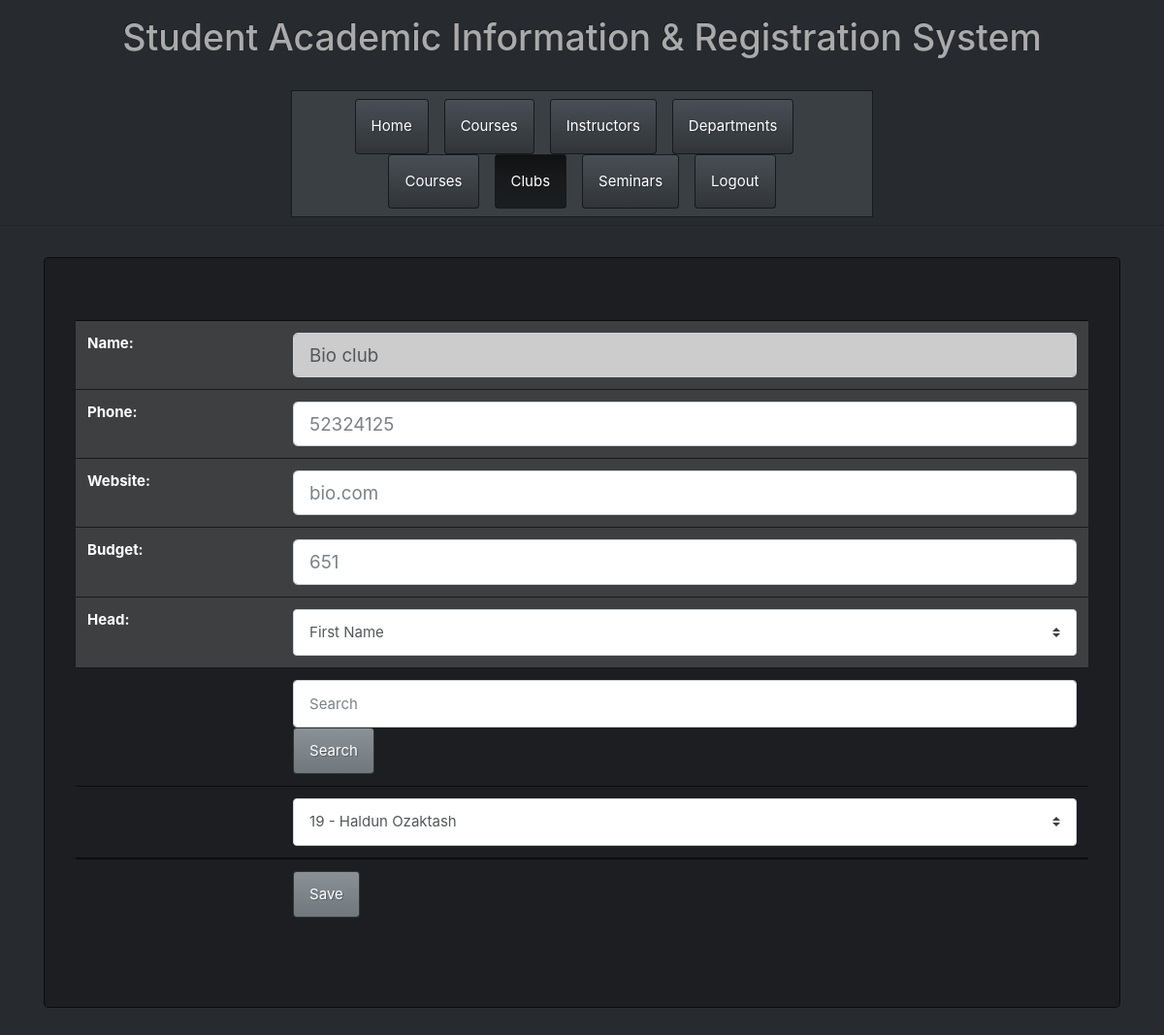
The app's page /html/Admin/Edit_Club_Details.php?name=Bio club (signed in) with its own data.
### tables this page shows
CREATE TABLE `Club` (
  `name` varchar(64) NOT NULL,
  `phone` varchar(32) DEFAULT NULL,
  `website` varchar(32) DEFAULT NULL,
  `budget` int(64) DEFAULT NULL,
  `head_ID` int(64) DEFAULT NULL
);

CREATE TABLE `Person` (
  `person_ID` int(64) NOT NULL,
  `first_name` varchar(32) NOT NULL,
  `last_name` varchar(32) NOT NULL,
  `hash_password` varchar(32) NOT NULL,
  `login_status` enum('On','Off') DEFAULT NULL,
  `phone` varchar(32) DEFAULT NULL,
  `email` varchar(32) DEFAULT NULL,
  `gender` enum('Male','Female','Other') DEFAULT NULL,
  `address` varchar(64) DEFAULT NULL
);

### html/Admin/Edit_Club_Details.php (the view, shortened to what this page needs)
<?php
if (isset($_SESSION['person_ID'])){
  require "../../php/config.php";
  if(isset($_GET['name'])) {
    $name = $_GET['name'];
  }
  else if(isset($_POST['name'])) {
    $name = $_POST['name'];
  }
  if(isset($_GET['search'])) {
    $searchVar = $_GET['searchVar'];
    $criteria = $_GET['criteria'];
    $connection = new PDO($dsn, $username, $password, $options);
    $instructors = array();
    if($criteria == 'First Name') {
      $sql = "SELECT I.instructor_ID, P.first_name, P.last_name FROM Instructor I, Person P WHERE I.instructor_ID = P.person_ID AND P.first_name LIKE CONCAT('%', :searchVar, '%')";
      $statement = $connection->prepare($sql);
      $statement->bindParam(':searchVar', $searchVar, PDO::PARAM_STR);
      $statement->execute();
      $result = $statement->fetchAll();
      foreach($result as $item) {
        array_push($instructors, $item[0]." - ".$item[1]." ".$item[2]);
      }
    }
    else if($criteria == 'lastName') {
      $sql = "SELECT I.instructor_ID, P.first_name, P.last_name FROM Instructor I, Person P WHERE I.instructor_ID = P.person_ID AND P.last_name LIKE CONCAT('%', :searchVar, '%')";
      $statement = $connection->prepare($sql);
      $statement->bindParam(':searchVar', $searchVar, PDO::PARAM_STR);
      $statement->execute();
      $result = $statement->fetchAll();
      foreach($result as $item) {
        array_push($instructors, $item[0]." - ".$item[1]." ".$item[2]);
      }
    }
    else if($criteria == 'id') {
      $sql = "SELECT I.instructor_ID, P.first_name, P.last_name FROM Instructor I, Person P WHERE I.instructor_ID = P.person_ID AND P.person_ID = :searchVar";
      $statement = $connection->prepare($sql);
      $statement->bindParam(':searchVar', $searchVar, PDO::PARAM_INT);
      $statement->execute();
      $result = $statement->fetchAll();
      foreach($result as $item) {
        array_push($instructors, $item[0]." - ".$item[1]." ".$item[2]);
      }
    }
    $instructorsValue = base64_encode(serialize($instructors));
    $data = array('instructors' => $instructorsValue);
    $options = array(
      'http' => array(
          'header'  => "Content-type: application/x-www-form-urlencoded\r\n",
          'method'  => 'POST',
          'content' => http_build_query($data)
      )
    );
    $context  = stream_context_create($options);
    $result = file_get_contents("Edit_Club_Details.php", false, $context);
  }
  else{
  try {
    $sql = "SELECT I.instructor_ID, P.first_name, P.last_name FROM Instructor I,  Person P WHERE I.instructor_ID = P.person_ID";
  } catch(PDOException $error) {
      echo $sql . "<br>" . $error->getMessage();
  }
  }
  try {
    $connection = new PDO($dsn, $username, $password, $options);
    $sql = "SELECT C.name, C.phone, C.website, C.budget, C.head_ID, P.first_name, P.last_name FROM Club C, Person P WHERE C.name = :name AND C.head_ID = P.person_ID;";
    $statement = $connection->prepare($sql);
    $statement->bindParam(":name", $name, PDO::PARAM_STR);
    $statement->execute();
    $result = $statement->fetchAll();
    $phone = $result[0][1];
    $website = $result[0][2];
    $budget = $result[0][3];
    $instructor_ID = $result[0][4];
    $instructor_first_name = $result[0][5];
    $instructor_last_name = $result[0][6];
    $instructor = $instructor_ID." - ".$instructor_first_name." ".$instructor_last_name;
  } catch(PDOException $error) {
      echo $sql . "<br>" . $error->getMessage();
  }
}else{
  header("Location: http://localhost/html/Login/Login_as_Admin.php");
    exit();
}
?>
<!DOCTYPE html>
<html lang="en">
  <head>
    <link href="../../css/bootstrap.min.css" rel="stylesheet" />
    <link rel="stylesheet" href="../../css/style.css" />
    <link rel="stylesheet" href="https://use.fontawesome.com/releases/v5.7.0/css/all.css">
  </head>
  <body>
    <h1 class='text-center pb-4 pt-3'>Student Academic Information & Registration System</h1>
    <nav class="navbar sticky-top justify-content-center navbar-expand-lg navbar-dark bg-primary pt-2 pb-2 mx-auto" style="width: 50%;">
      <ul class="nav justify-content-center nav-pills ">
        <li class="nav-item pr-3">
          <a class="nav-link" href="Home.php">Home</a>
        </li>
        <li class="nav-item pr-3">
          <a class="nav-link" href="Students.php">Courses</a>
        </li>
        <li class="nav-item pr-3">
          <a class="nav-link" href="Instructors.php">Instructors</a>
        </li>
        <li class="nav-item pr-3">
          <a class="nav-link" href="Departments.php">Departments</a>
        </li>
        <li class="nav-item pr-3">
          <a class="nav-link" href="Courses.php">Courses</a>
        </li>
        <li class="nav-item pr-3">
          <a class="nav-link active" href="Clubs.php">Clubs</a>
        </li>
        <li class="nav-item pr-3">
          <a class="nav-link" href="Seminars.php">Seminars</a>
        </li>
        <li class="nav-item">
          <a class="nav-link" href="../../php/logout.inc.php">Logout</a>
        </li>
      </ul>
    </nav>
    <div class="dropdown-divider pt-4"></div>
    <div class="container">
      <div class="jumbotron">
      <form method="GET">
          <table class="table table-hovertext-center">
            <tbody>
              <tr class="table-active">
                <th>Name:</th>
                <th><input type="text" class="form-control form-control-lg" value="<?php echo $name; ?>" name="name" readonly=""></th>
              </tr>
              <tr class="table-active">
                <th>Phone:</th>
                <th><input type="text" class="form-control form-control-lg" placeholder="<?php echo $phone; ?>" name="phone"></th>
              </tr>
              <tr class="table-active">
                <th>Website:</th>
                <th><input type="text" class="form-control form-control-lg" placeholder="<?php echo $website; ?>" name="website"></th>
              </tr>
              <tr class="table-active">
                <th>Budget:</th>
                <th><input type="text" class="form-control form-control-lg" placeholder="<?php echo $budget; ?>" name="budget"></th>
              </tr>
	    <tr class="table-active">
                <th>Head:</th>
                <th><select name="criteria" class="custom-select">
                <option selected="firstName">First Name</option>
                </select></th></tr>
                <tr><th></th><th><form method="GET" class="form-inline my-2 my-lg-0">
                        <input class="form-control mr-sm-2" type="text" name="searchVar" placeholder="Search">
                        <button class="btn btn-secondary my-2 my-sm-0" name="search" type="submit">Search</button>
                   </form> </th> </tr>
                <tr><th></th><th><select id="instdrop" name="instructor" class="custom-select">
                   <option selected="<?php echo $instructor ?>"><?php echo $instructor ?></option>
                </select> </th>
	   </tr>
	   </tbody>
	   <tr> <th></th><th>
                        <button class="btn btn-secondary my-2 my-sm-0" name="save" type="submit">Save</button>
	</th></tr>
	</table>
      </form>
     </div>
    </div>
  </body>
</html>

### records on screen
club: phone "52324125", website "bio.com", budget "651", instructor "19 - Haldun Ozaktash"
